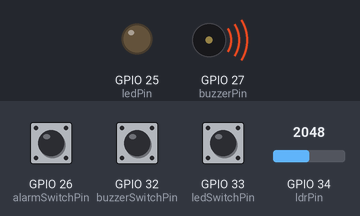
A sketch run on a simulated ESP32. Shown: output pins drawn as LEDs (lit = HIGH), buzzer (waves = sounding, pin HIGH). The inputs (shaded band) are chosen by the test bench; at power-on: GPIO 32 (buzzerSwitchPin) LOW, GPIO 33 (ledSwitchPin) LOW, GPIO 34 (ldrPin) = 2048, GPIO 26 (alarmSwitchPin) HIGH. What the sketch prints to the serial monitor is not drawn.

Above: at 1.8 s.
1.9 s: GPIO 32 (buzzerSwitchPin) pulled HIGH for 3.2 s
At 4.5 s:
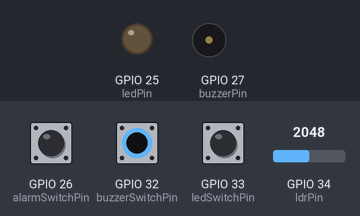
8.5 s: GPIO 33 (ledSwitchPin) pulled HIGH for 0.9 s
At 10.6 s:
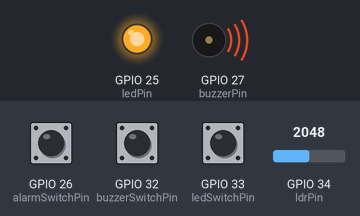
13.0 s: GPIO 34 (ldrPin) set to 1968
Timing chart, 0 to 16.0 s (numbered marks = the images above; inputs shaded):
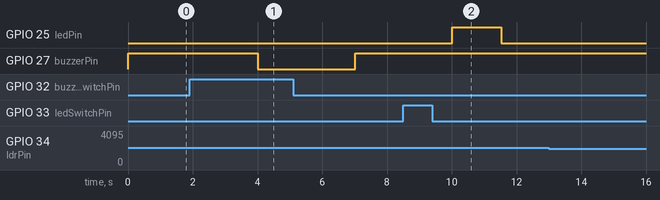

The sketch:

esp32_light_sensor_alarm.ino
```cpp
// ESP32 Light Sensor Alarm System
// V1 Final Working Prototype with LDR, LED, Buzzer and DIP Switch Control

const int ldrPin = 34;            // LDR module AO connected to GPIO34.
const int ledPin = 25;            // External LED connected to GPIO25.
const int buzzerPin = 27;         // ESPBlock onboard buzzer controlled by GPIO27.
const int alarmSwitchPin = 26;    // DIP switch 1 connected to GPIO26.
const int buzzerSwitchPin = 32;   // DIP switch 2 connected to GPIO32.
const int ledSwitchPin = 33;      // DIP switch 3 connected to GPIO33.

const int threshold = 2000;       // ADC threshold for detecting a dark condition.
const int confirmDelay = 1000;    // Delay before taking a second reading to confirm darkness.

void setup()
{
  pinMode(ldrPin, INPUT);
  pinMode(alarmSwitchPin, INPUT);
  pinMode(buzzerSwitchPin, INPUT);
  pinMode(ledSwitchPin, INPUT);

  pinMode(ledPin, OUTPUT);
  digitalWrite(ledPin, LOW);

  pinMode(buzzerPin, OUTPUT);
  digitalWrite(buzzerPin, HIGH);  // Buzzer off because the ESPBlock onboard buzzer is active-low.

  Serial.begin(115200);

  Serial.println("ESP32 light sensor alarm V1 prototype started");
}

void loop()
{
  int alarmSwitchState = digitalRead(alarmSwitchPin);
  int buzzerSwitchState = digitalRead(buzzerSwitchPin);
  int ledSwitchState = digitalRead(ledSwitchPin);

  // If the alarm enable switch is OFF, the system is disabled and all outputs stay off.
  if (alarmSwitchState == LOW)
  {
    digitalWrite(ledPin, LOW);
    digitalWrite(buzzerPin, HIGH);

    Serial.println("Alarm disabled - LED OFF - BUZZER OFF");
    delay(500);
    return;
  }

  int ldrValue = analogRead(ldrPin);

  Serial.print("Alarm enabled");

  Serial.print(" | LED switch: ");
  if (ledSwitchState == HIGH)
  {
    Serial.print("ON");
  }
  else
  {
    Serial.print("OFF");
  }

  Serial.print(" | Buzzer switch: ");
  if (buzzerSwitchState == HIGH)
  {
    Serial.print("ON");
  }
  else
  {
    Serial.print("MUTED");
  }

  Serial.print(" | LDR AO value: ");
  Serial.print(ldrValue);

  if (ldrValue > threshold)  // Higher ADC value means darker condition for this LDR module.
  {
    delay(confirmDelay);  // Confirm that the dark condition remains present before triggering the alarm.

    int confirmedLdrValue = analogRead(ldrPin);

    Serial.print(" | Confirmed value: ");
    Serial.print(confirmedLdrValue);

    if (confirmedLdrValue > threshold)
    {
      Serial.print(" | Status: DARK CONFIRMED");

      if (ledSwitchState == HIGH)
      {
        digitalWrite(ledPin, HIGH);
        Serial.print(" - LED ON");
      }
      else
      {
        digitalWrite(ledPin, LOW);
        Serial.print(" - LED DISABLED");
      }

      if (buzzerSwitchState == HIGH)
      {
        digitalWrite(buzzerPin, LOW);
        Serial.println(" - BUZZER ON");
      }
      else
      {
        digitalWrite(buzzerPin, HIGH);
        Serial.println(" - BUZZER MUTED");
      }
    }
    else
    {
      digitalWrite(ledPin, LOW);
      digitalWrite(buzzerPin, HIGH);
      Serial.println(" | Status: FALSE TRIGGER - LED OFF - BUZZER OFF");
    }
  }
  else
  {
    digitalWrite(ledPin, LOW);
    digitalWrite(buzzerPin, HIGH);
    Serial.println(" | Status: LIGHT - LED OFF - BUZZER OFF");
  }

  delay(500);
}
```

Measured:
- after the input at 1.9 s, GPIO 27 (buzzerPin): HIGH → LOW after 2.1 s, → HIGH 3.0 s later
- after the input at 8.5 s, GPIO 25 (ledPin): LOW → HIGH after 1.5 s, → LOW 1.5 s later
- after the input at 13.0 s, every drawn part: stays the same
